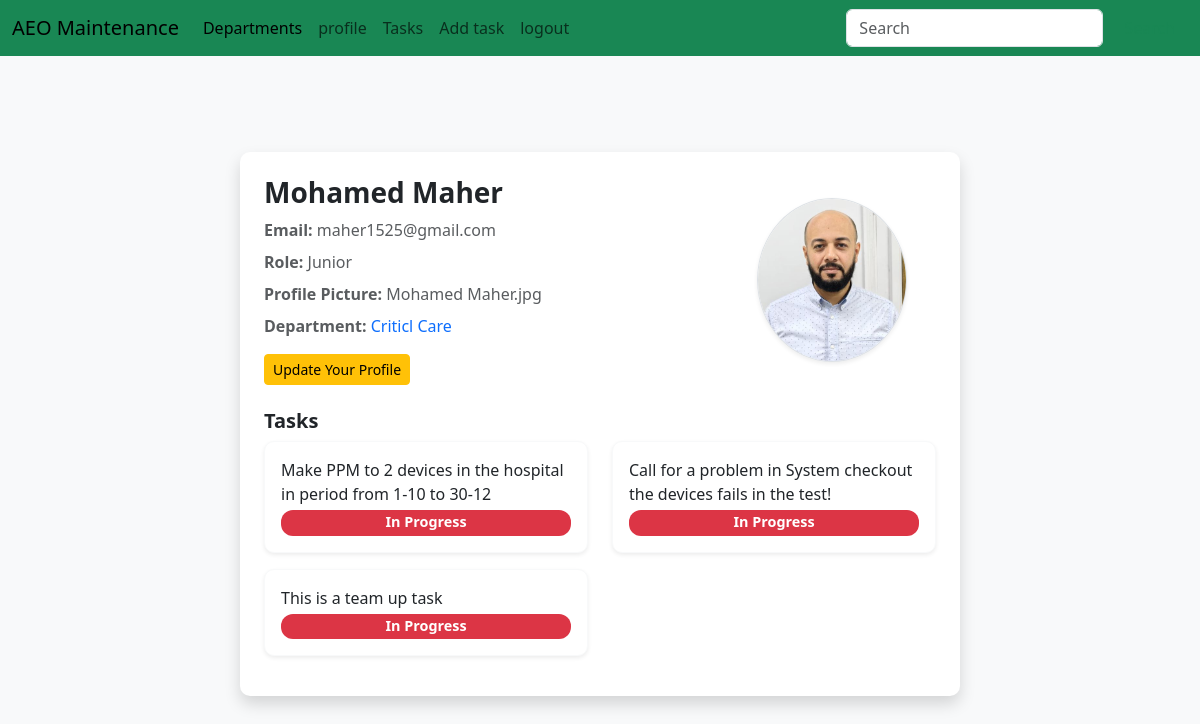
Page /users/2 (signed in) on the earlier database version.
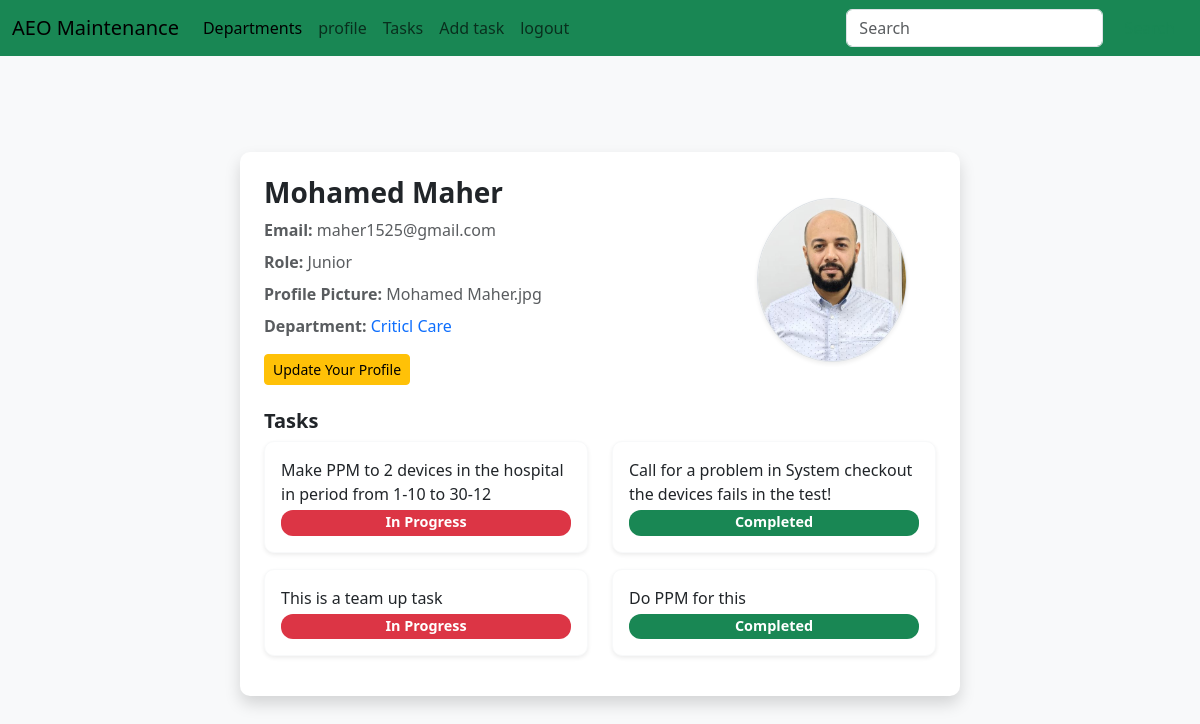
Same page on the later database version.
### maintenance_system/models.py (models this page shows, shortened)
class Task(db.Model):
	id = db.Column(db.Integer, primary_key=True)
	task_type = db.Column(db.String(80))
	status = db.Column(db.Integer, default=int(0)) # 0: not completed, 1: in progress, 2: done
	open_date = db.Column(db.DateTime, nullable=False, default=default_time)
	close_date = db.Column(db.DateTime)
	description = db.Column(db.String(200))
	result = db.Column(db.String(200))
	hospital_id = db.Column(db.Integer, db.ForeignKey('hospital.id'))
	users = db.relationship('User', secondary='user_task', backref='tasks', lazy='dynamic')

### maintenance_system/Main/routes.py (the view)
@main.route('/<path:path>', methods=['GET'])
def catch_all(path):
    return f"Caught route: {path}", 404

### maintenance_system/User/routes.py (called while the page is built)
@login_required
@usersbp.route('/users/<int:id>')
def user(id):
    if not current_user.is_authenticated:
        return redirect(url_for('usersbp.login'))
    user = User.query.get_or_404(id)
    return render_template('user.html', user=user)

### maintenance_system/models.py (called while the page is built)
@login_manager.user_loader
def load_user(user_id):
	return User.query.get(int(user_id))

### maintenance_system/Templates/user.html
{% extends "layout.html" %}
{% block content %}
<div class="container my-5">
	<div class="row justify-content-center">
		<div class="col-md-10 col-lg-8">
			<div class="card p-4 shadow border-0">
				<div class="row align-items-center">
					<div class="col-md-8 col-12">
						<a class="text-decoration-none text-dark" href="{{ url_for('usersbp.user', id=user.id) }}">
							<h3 class="fw-bold">{{ user.username }}</h3>
						</a>
						<p class="text-muted mb-2">
							<strong>Email:</strong> {{ user.email }}
						</p>
						<p class="text-muted mb-2">
							<strong>Role:</strong> {{ user.rank }}
						</p>
						<p class="text-muted mb-2">
							<strong>Profile Picture:</strong> {{ user.profile_pic }}
						</p>
						<p class="text-muted mb-2">
							<strong>Department:</strong>
							{% if user.department %}
							<a class="text-decoration-none text-primary"
								href="{{ url_for('devicesbp.devices', department_id=user.department_id) }}">
								{{ user.department.name }}
							</a>
							{% else %}
							<span class="text-danger">No Department</span>
							{% endif %}
						</p>
						<div class="mt-3">
							<a href="{{ url_for('usersbp.update_user', id=user.id) }}" class="btn btn-warning btn-sm">
								Update Your Profile
							</a>
						</div>
					</div>
					<div class="col-md-4 col-12 text-center">
						<img src="{{ url_for('static', filename='images/' + user.profile_pic) }}" alt="User Photo"
							class="rounded-circle img-fluid border shadow-sm" style="max-width: 150px;">
					</div>
					{% if user.tasks %}
					<div class="mt-4">
						<h5 class="fw-bold">Tasks</h5>
						<div class="row">
							{% for task in user.tasks %}
							<div class="col-md-6 mb-3">
								<div class="card p-3 border-light shadow-sm">
									<p class="mb-1">{{ task.description }}</p>
									<span
										class="badge {% if task.status == 0 %} bg-danger {% else %} bg-success {% endif %}">
										{% if task.status == 0 %} In Progress {% else %} Completed {% endif %}
									</span>
								</div>
							</div>
							{% endfor %}
						</div>
					</div>
					{% endif %}
				</div>
			</div>
		</div>
	</div>
</div>
{% endblock %}

Differences in the rows shown:
changed Task "Call for a problem in System checkout the devices fails in the test!": status "In Progress" → "Completed"
added Task: description "Do PPM for this", status "Completed"
